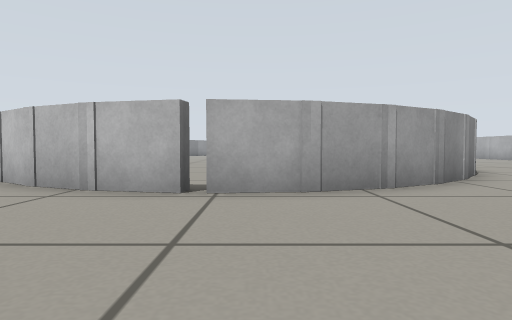
[1] (above)

24 first-person views from a walk through a Gazebo world. The camera is 0.29 m above the floor, tilts 2° down and sees 75° across. The floor is counted in squares, 0.5 m on a side. Each view is taken from the middle of a square. On the plan, view 1 faces up. The plan holds only what a view shows up to about 9 squares ahead; the rest is blank.

[2]
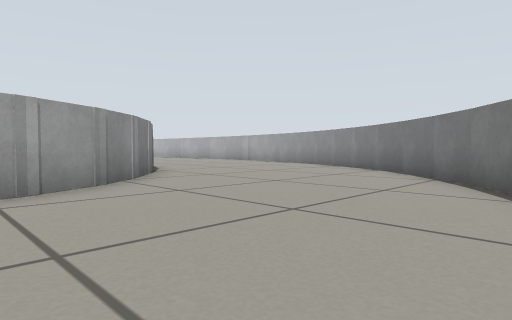

[3]
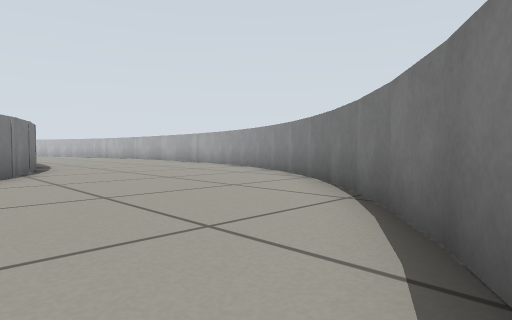

[4]
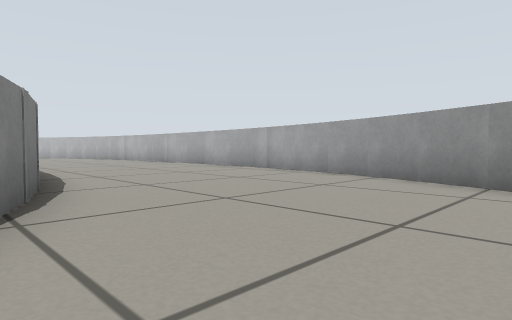

[5]
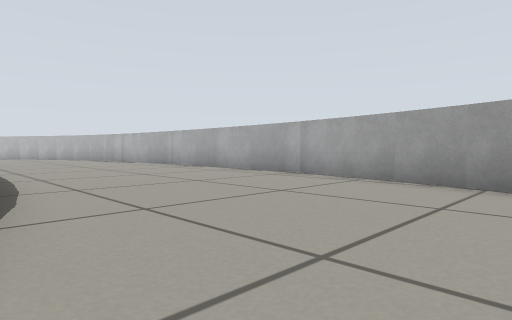

[6]
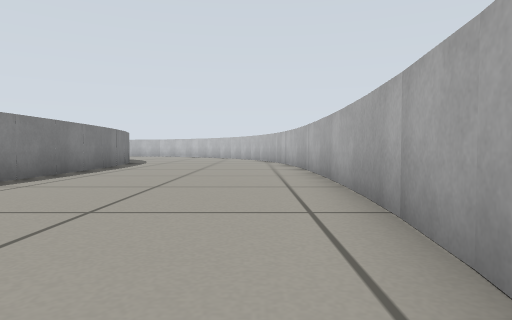

[7]
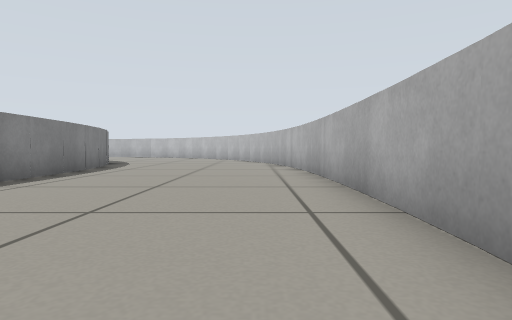

[8]
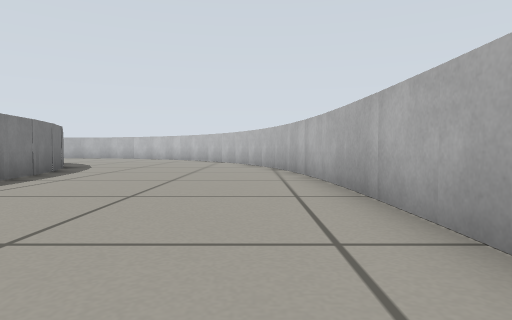

[9]
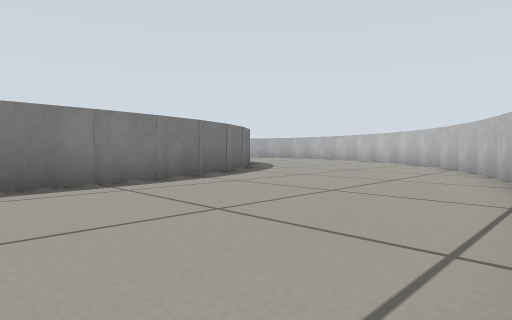

[10]
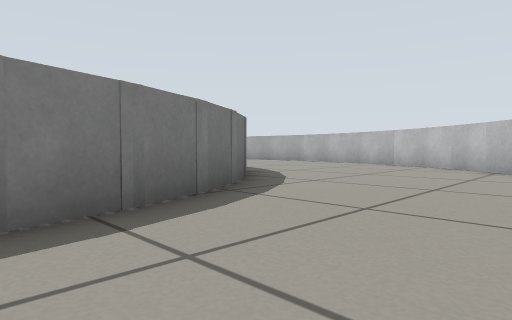

[11]
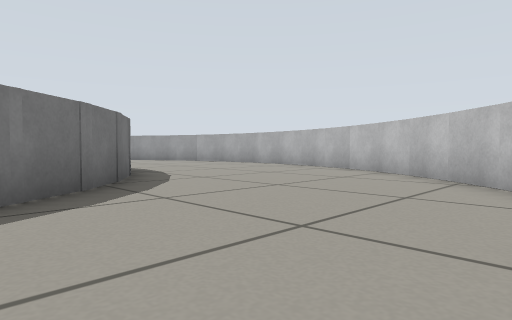

[12]
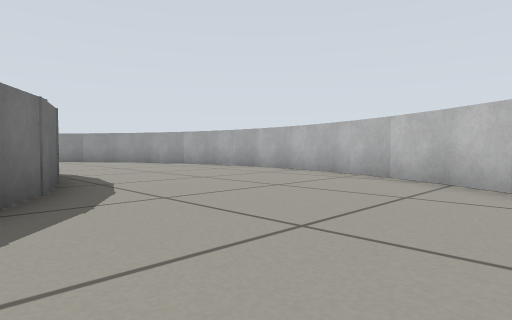

[13]
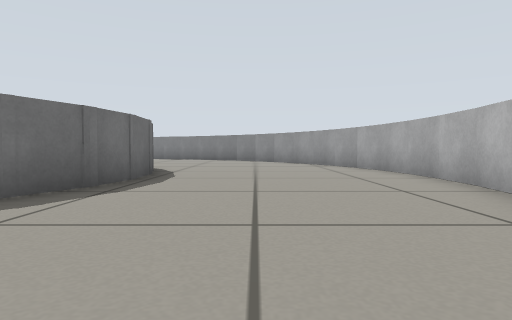

[14]
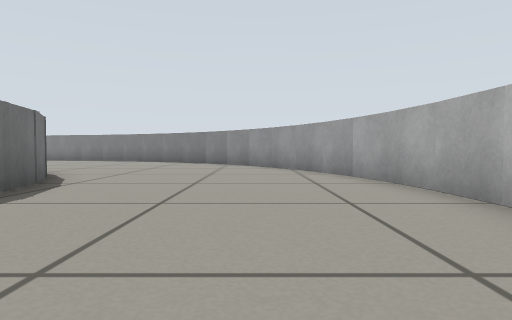

[15]
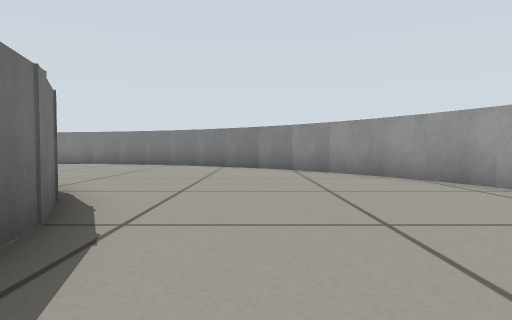

[16]
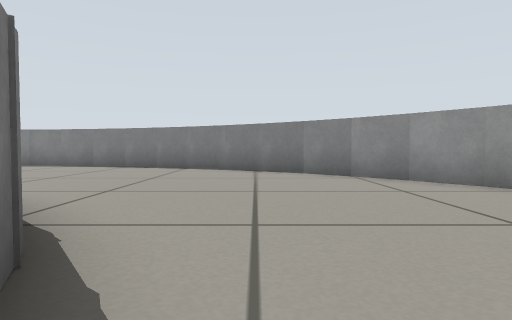

[17]
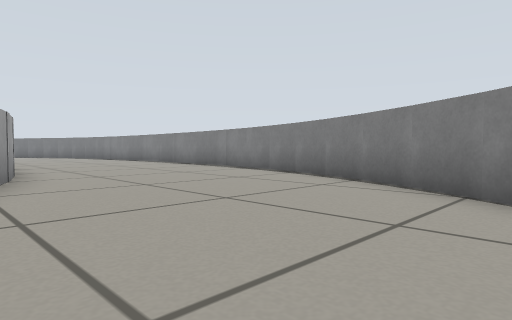

[18]
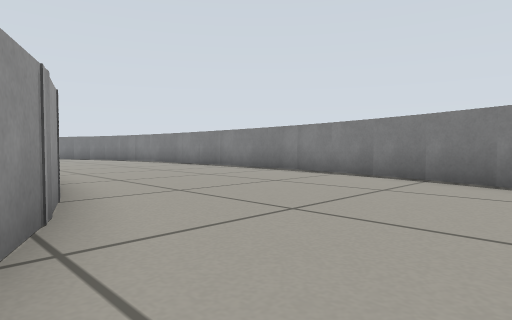

[19]
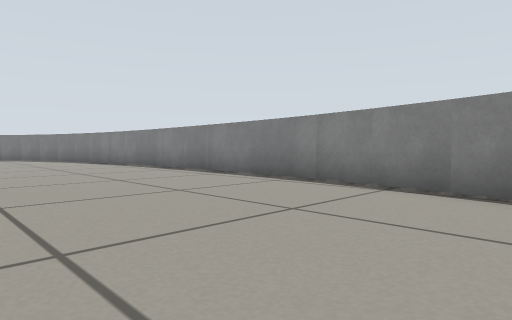

[20]
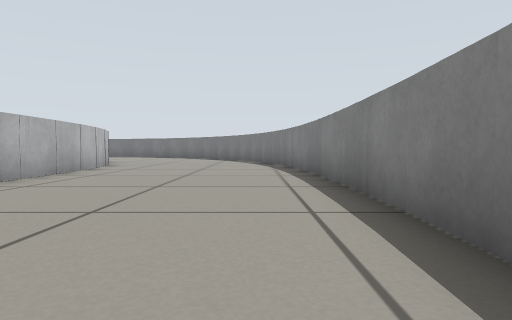

[21]
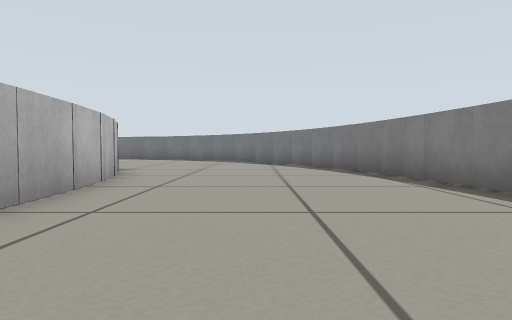

[22]
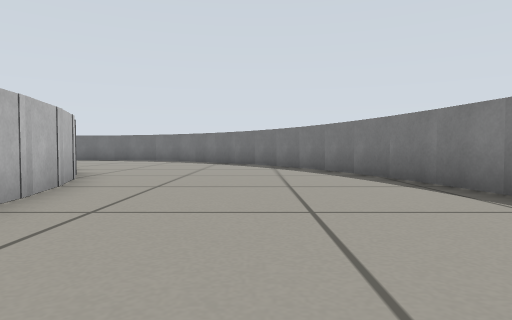

[23]
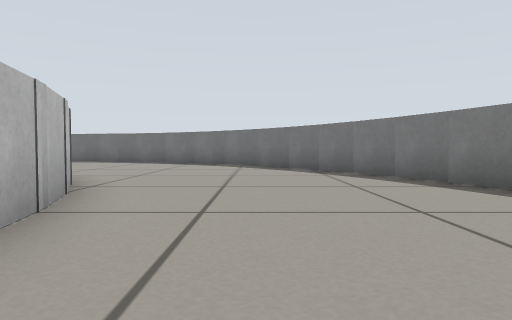

[24]
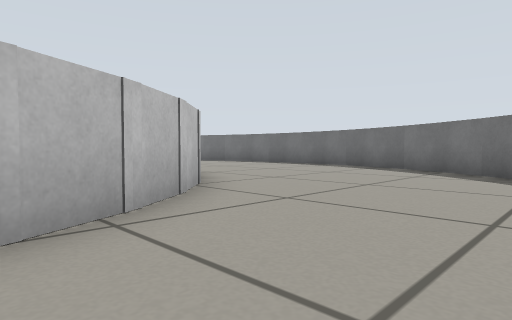

### Floor plan
Points are (right, up) in squares from view 1. A wall is a line through its corners. A room is listed if a view was taken in it or the views show most of it. See-through windows are left out.
Room 1 (views 1, 2, 3, 4, 5, 6, 7, 8, 9, 10, 11, 12, 13, 14, 15, 16, 17, 18, 19, 20, 21, 22, 23, 24)
walls: (-7.4, 12) (-7.7, 15.4); (-7.4, 20.5) (-7, 22.1); (-13.4, 14.4) (-13.2, 11.9); (-7.1, 21.7) (-6.6, 23.2); (-6.9, 9.6) (-7.6, 12.4); (-13.3, 12.1) (-12.7, 8.4); (-6.8, 22.8) (-6.3, 23.9); (-13.2, 21.6) (-13.5, 14.4); (-6.5, 8.5) (-7.1, 10.1); (-12.6, 8.6) (-11.9, 6.2); (-5.9, 7.5) (-6.6, 8.8); (-5.2, 6.4) (-6.1, 7.7); (-12.2, 25.1) (-13.1, 21.6); (-11.8, 6.3) (-10.7, 4.1); (-11.6, 26.1) (-12.1, 25); (-3.8, 26.7) (-2.4, 27.4); (-3.3, 5) (-4.3, 5.7) (-5.5, 6.8); (-2.8, 27.3) (-1.2, 27.7); (-2.1, 4.5) (-3.6, 5.1); (-1.7, 27.6) (0, 27.7); (-9.7, 29.2) (-11.7, 26.2); (-8.9, 30) (-9.7, 29.1); (-0.4, 27.8) (1.2, 27.5); (0.8, 27.6) (2.3, 27); (6.6, 16.6) (6.6, 14.6); (0.9, 4.4) (-0.8, 4.2) (-2.5, 4.6); (-8.1, 1.3) (-7.4, 0.7); (-7.9, 30.8) (-9, 29.9); (2, 4.8) (0.5, 4.3); (2, 27.2) (3.3, 26.4); (6.2, 10.6) (5.7, 9); (-7.5, 0.8) (-6.4, 0.1); (3.1, 5.5) (1.7, 4.7); (3.1, 26.5) (4.3, 25.4); (5.8, 22.6) (6.3, 21); (6.3, 21.5) (6.8, 16.6); (5.9, 9.5) (5.2, 8); (4, 25.7) (5, 24.4); (5.4, 8.3) (4.6, 7); (5.4, 23.8) (6, 22.2); (4.1, 6.3) (2.8, 5.3); (-7, 31.5) (-8, 30.8); (4.8, 7.2) (3.7, 6); (4.8, 24.8) (5.6, 23.3); (-6.5, 0.2) (-5.5, -0.4); (-6, 32.1) (-7.1, 31.4); (-4.9, 32.6) (-6.1, 32.1); (-3.8, 33) (-5.1, 32.6); (-1.5, 33.5) (-2.7, 33.3) (-3.9, 33); (-0.3, 33.5) (-1.6, 33.4); (0.9, 33.4) (-0.5, 33.5); (3.2, 32.9) (2, 33.2) (0.8, 33.4); (12.4, 14.1) (12.4, 20.1); (4.3, 32.5) (3.1, 32.9); (12.2, 20.1) (11.9, 22.5); (5.3, 31.9) (4.2, 32.5); (5.5, 0.2) (6.2, 0.6) (7.2, 1.4); (11.9, 22.4) (11.7, 23.1); (6.4, 31.2) (5.2, 32); (11.9, 9.4) (12.5, 14.2); (7.1, 1.3) (8.1, 2.2); (8.1, 29.7) (7.2, 30.6); (7.3, 30.6) (6.3, 31.3); (11.1, 25.1) (9.6, 28.1); (9.4, 3.9) (10.2, 5) (11.2, 7.1) (11.8, 9.5); (8, 2.1) (9.6, 4)
ways out: gap at (-1, 5)

Positions as (right, up) in squares from view 1, and headings:
1: (0, 0), facing up
2: (1, 0), facing up-right
3: (4, 0), facing up-right
4: (5, 5), facing up-right
5: (6, 7), facing up-right
6: (11, 9), facing up
7: (11, 11), facing up
8: (11, 14), facing up
9: (12, 18), facing up-left
10: (9, 21), facing up-left
11: (9, 24), facing up-left
12: (7, 26), facing up-left
13: (6, 30), facing left
14: (3, 31), facing left
15: (0, 29), facing left
16: (-2, 28), facing left
17: (-6, 29), facing down-left
18: (-6, 26), facing down-left
19: (-8, 24), facing down-left
20: (-12, 21), facing down
21: (-10, 17), facing down
22: (-10, 15), facing down
23: (-9, 13), facing down
24: (-9, 9), facing down-right
